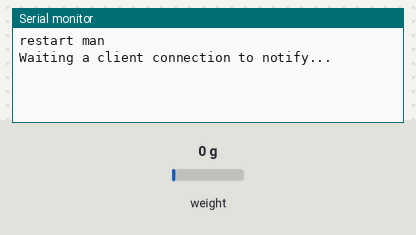
This sketch was run on a simulated ESP32. Shown: the last lines printed to the serial monitor. The inputs (shaded band) are chosen by the test bench; at power-on: weight on the scale 0 g. Nothing arrives over Bluetooth unless stated; a phone connects over Bluetooth LE 3 s after start.

Above: at 2.8 s.
2.9 s: weight on the scale set to 100 g
At 5.16 s:
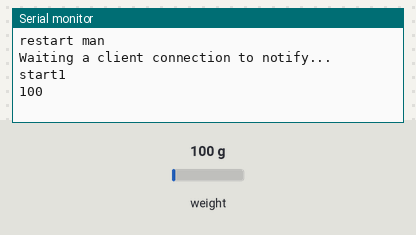
5.9 s: weight on the scale set to 1250 g
At 5.96 s:
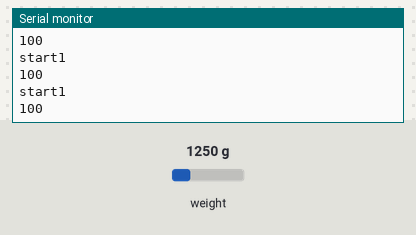

Measured:
- after the input at 2.9 s, the serial monitor: prints a new line after 2.1 s (image 1)

The sketch:

20200828_loadcell_server.ino
```cpp
/*
    Video: https://www.youtube.com/watch?v=oCMOYS71NIU
    Based on Neil Kolban example for IDF: https://github.com/nkolban/esp32-snippets/blob/master/cpp_utils/tests/BLE%20Tests/SampleNotify.cpp
    Ported to Arduino ESP32 by Evandro Copercini
    updated by chegewara

   Create a BLE server that, once we receive a connection, will send periodic notifications.
   The service advertises itself as: 4fafc201-1fb5-459e-8fcc-c5c9c331914b
   And has a characteristic of: beb5483e-36e1-4688-b7f5-ea07361b26a8

   The design of creating the BLE server is:
   1. Create a BLE Server
   2. Create a BLE Service
   3. Create a BLE Characteristic on the Service
   4. Create a BLE Descriptor on the characteristic
   5. Start the service.
   6. Start advertising.

   A connect hander associated with the server starts a background task that performs notification
   every couple of seconds.
*/
#include <BLEDevice.h>
#include <BLEServer.h>
#include <BLEUtils.h>
#include <BLE2902.h>
#include "HX711.h"

HX711 scale1; //39

float calibration_factor1 = -200000;    //로드셀 종류나 상황에 따라 적당한 값으로 시작

BLEServer* pServer = NULL;
BLECharacteristic* pCharacteristic = NULL;
bool deviceConnected = false;
bool oldDeviceConnected = false;
uint32_t value = 0;
int count = 0;

// See the following for generating UUIDs:
// https://www.uuidgenerator.net/

#define SERVICE_UUID        "4fafc201-1fb5-459e-8fcc-c5c9c331914b"
#define CHARACTERISTIC_UUID "beb5483e-36e1-4688-b7f5-ea07361b26a8"


class MyServerCallbacks: public BLEServerCallbacks {
    void onConnect(BLEServer* pServer) {
      deviceConnected = true;
      BLEDevice::startAdvertising();
    };

    void onDisconnect(BLEServer* pServer) {
      deviceConnected = false;
    }
};


void setup() {
  Serial.begin(115200);

  Serial.println("restart man");

  scale1.begin(22,25); //dt 2 sck3 //39

  scale1.set_scale();
  scale1.tare();  //Reset the scale to 0

  long zero_factor1 = scale1.read_average();

  // Create the BLE Device
  BLEDevice::init("ESP3200");

  // Create the BLE Server
  pServer = BLEDevice::createServer();
  pServer->setCallbacks(new MyServerCallbacks());

  // Create the BLE Service
  BLEService *pService = pServer->createService(SERVICE_UUID);

  // Create a BLE Characteristic
  pCharacteristic = pService->createCharacteristic(
                      CHARACTERISTIC_UUID,
                      BLECharacteristic::PROPERTY_READ   |
                      BLECharacteristic::PROPERTY_WRITE  |
                      BLECharacteristic::PROPERTY_NOTIFY |
                      BLECharacteristic::PROPERTY_INDICATE
                    );

  // https://www.bluetooth.com/specifications/gatt/viewer?attributeXmlFile=org.bluetooth.descriptor.gatt.client_characteristic_configuration.xml
  // Create a BLE Descriptor
  pCharacteristic->addDescriptor(new BLE2902());

  // Start the service
  pService->start();

  // Start advertising
  BLEAdvertising *pAdvertising = BLEDevice::getAdvertising();
  pAdvertising->addServiceUUID(SERVICE_UUID);
  pAdvertising->setScanResponse(false);
  pAdvertising->setMinPreferred(0x0);  // set value to 0x00 to not advertise this parameter
  BLEDevice::startAdvertising();
  Serial.println("Waiting a client connection to notify...");


while(count<8) {
    scale1.set_scale(calibration_factor1);

    value = 1000 * scale1.get_units();

    // notify changed value
    if (deviceConnected) {
        pCharacteristic->setValue((uint8_t*)&value, 4);
        pCharacteristic->notify();
        Serial.println("start1");
        Serial.println(value);

        delay(100);
        }
    }
    // disconnecting
    if (!deviceConnected && oldDeviceConnected) {
        delay(500); // give the bluetooth stack the chance to get things ready
        pServer->startAdvertising(); // restart advertising
        Serial.println("start advertising");
        oldDeviceConnected = deviceConnected;
        count = 0;
    }
    // connecting
    if (deviceConnected && !oldDeviceConnected) {
        // do stuff here on connecting
        oldDeviceConnected = deviceConnected;
    }
    Serial.println("disconnect");

}

void loop(){
}
```
